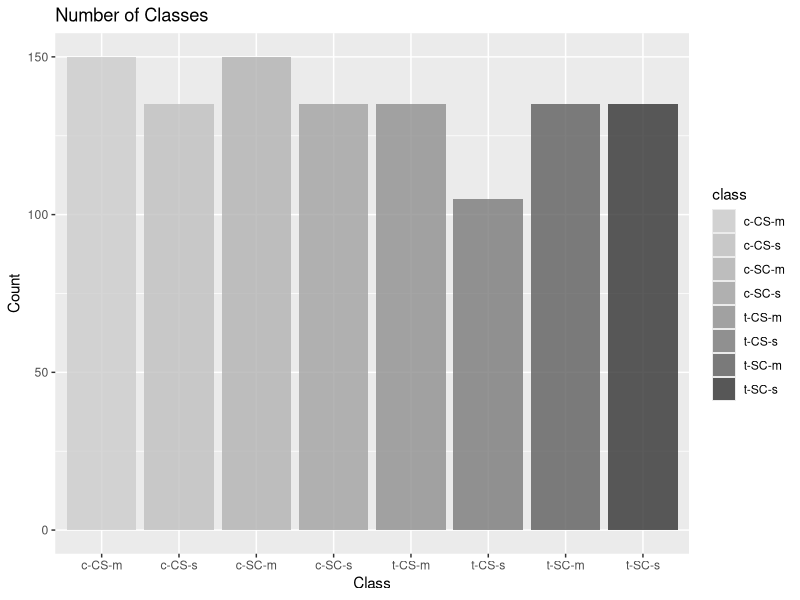
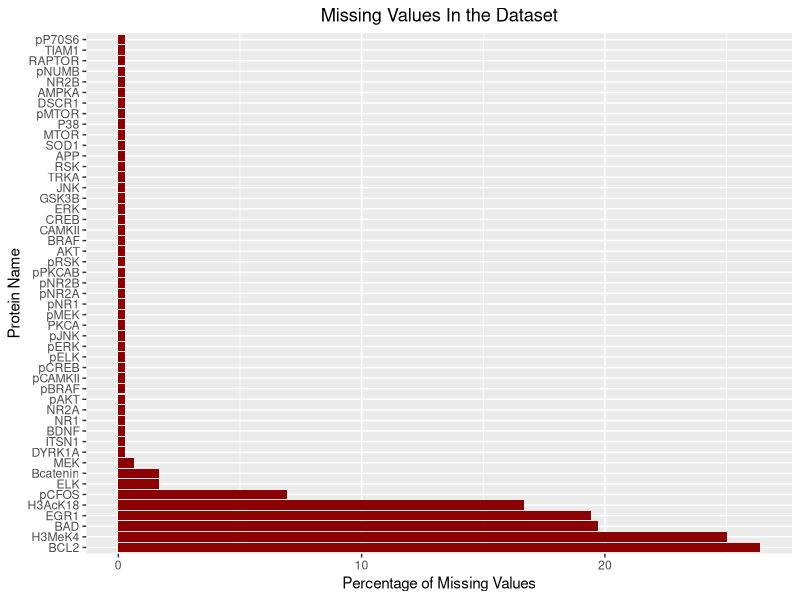
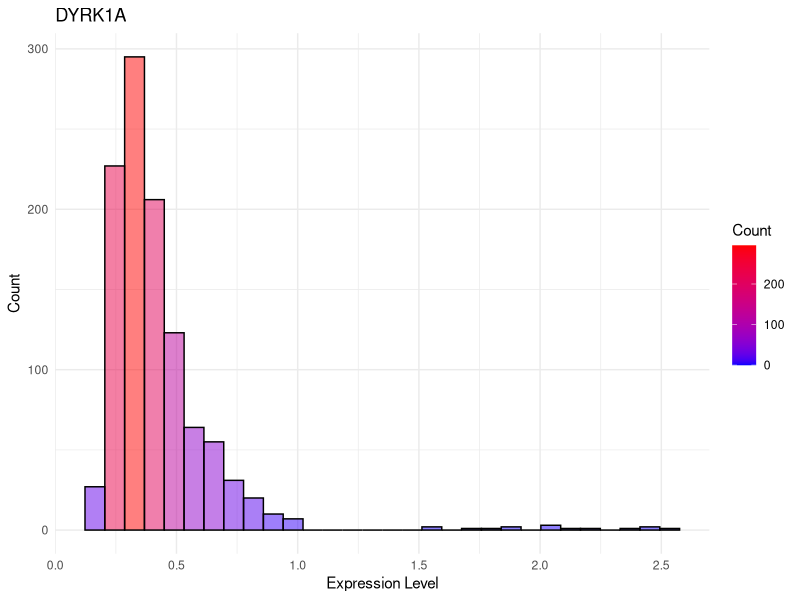
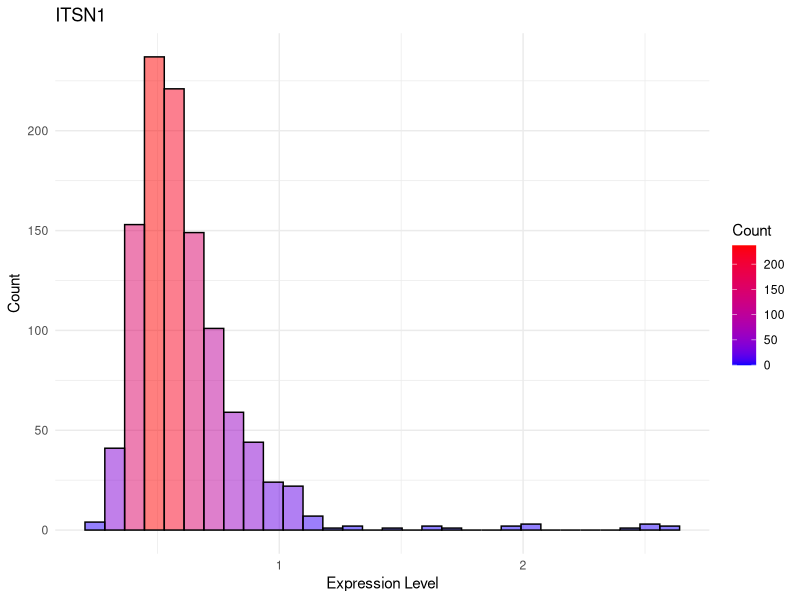
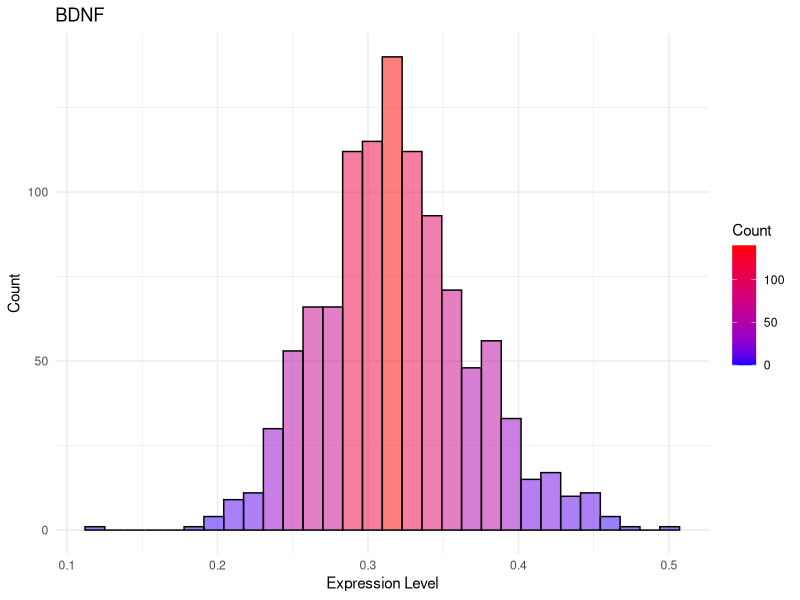
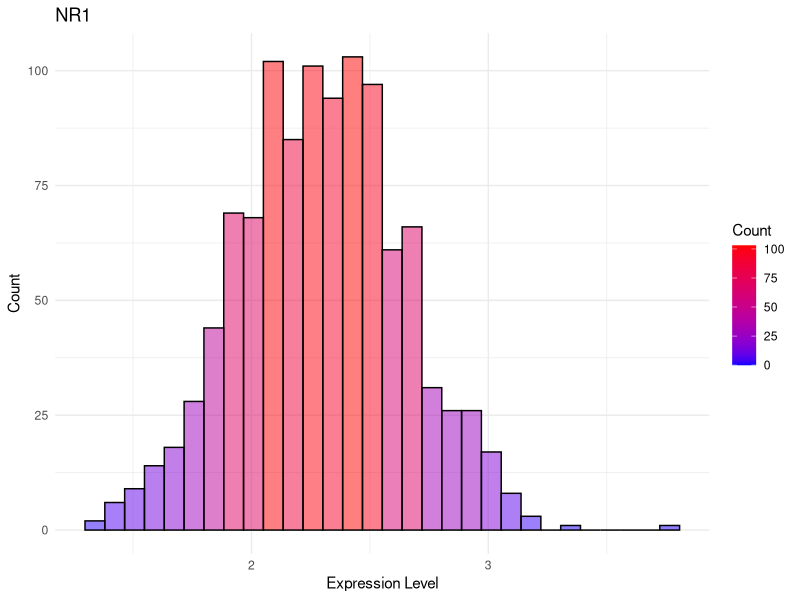
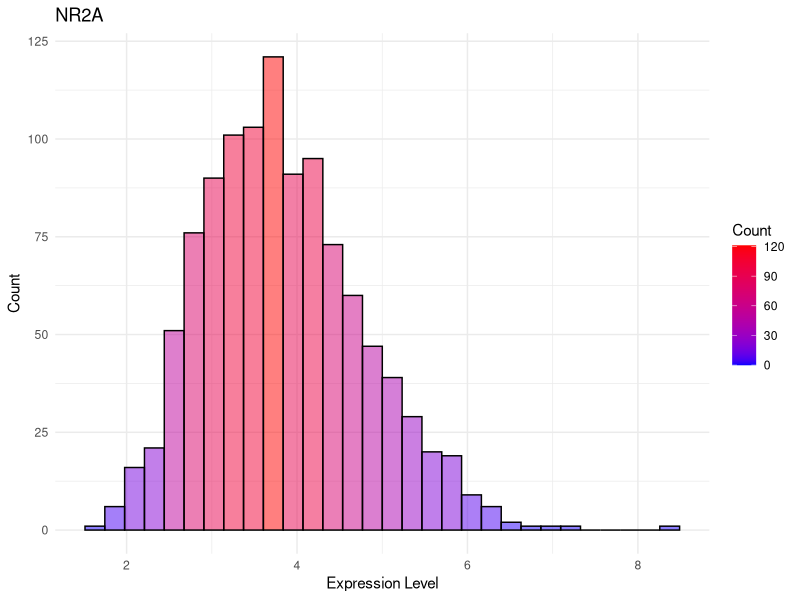
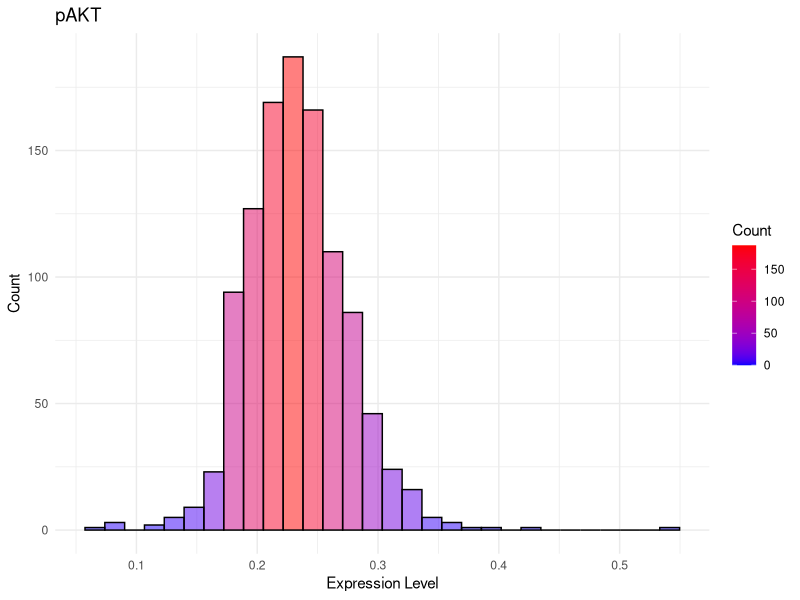

The R source for these figures, in order:
## ---- chunk 1
library(tidyverse)
data <- read.csv("data.csv")
## ---- chunk 2
data
## ---- chunk 3
ggplot(data, aes(class)) +
  geom_bar(aes(fill = class), alpha = 0.8) +
  scale_fill_grey (start = 0.8, end = 0.2) +
  labs(title = "Number of Classes", y = "Count", x="Class")
## ---- chunk 4
missing_values <- data %>%
  setNames(gsub("_N", "", names(.))) %>%
  summarise(across(everything(), ~ sum(is.na(.)), .names = "{.col}")) %>%
  pivot_longer(everything(), names_to = "key", values_to = "missing") %>%
  mutate(
    total = nrow(data),
    pct = (missing / total) * 100,
    isna = missing > 0
  ) %>%
  filter(isna) %>%
  arrange(desc(pct))

percentage.plot <- missing_values %>%
  ggplot(aes(x = reorder(key, pct), y = pct)) +
  geom_bar(stat = 'identity', fill = 'darkred', alpha = 1) +
  scale_x_discrete(limits = missing_values$key) +
  coord_flip() +
  labs(title = "Missing Values In the Dataset", x = 'Protein Name', y = "Percentage of Missing Values") +
  theme(plot.title = element_text(hjust = 0.5)) + 
  guides(fill = "none")
percentage.plot

## ---- chunk 5
data <- data %>%
  group_by(class) %>%
  mutate(across(everything(), ~ replace(., is.na(.), mean(., na.rm = TRUE)))) %>%
  as.data.frame()

names(data) <- gsub("_N", "", names(data))
proteins <- names(data[2:78])
classes <- as.vector(unique(as.character(data$class)))
## ---- chunk 6
for(i in 1:length(proteins)){
  cat("####", proteins[i], "{.tabset .tabset-pills}\n")
  plot <- ggplot(data, aes(eval(parse(text = proteins[i])))) +
    geom_histogram(aes(fill = after_stat(count)), color = "black", alpha = 0.5) +
    scale_fill_gradient("Count", low = "blue", high = "red") +
    labs(title = proteins[i],
         x = "Expression Level",
         y = "Count") +
    theme_minimal()
  print(plot)
  cat('\n\n')
}
